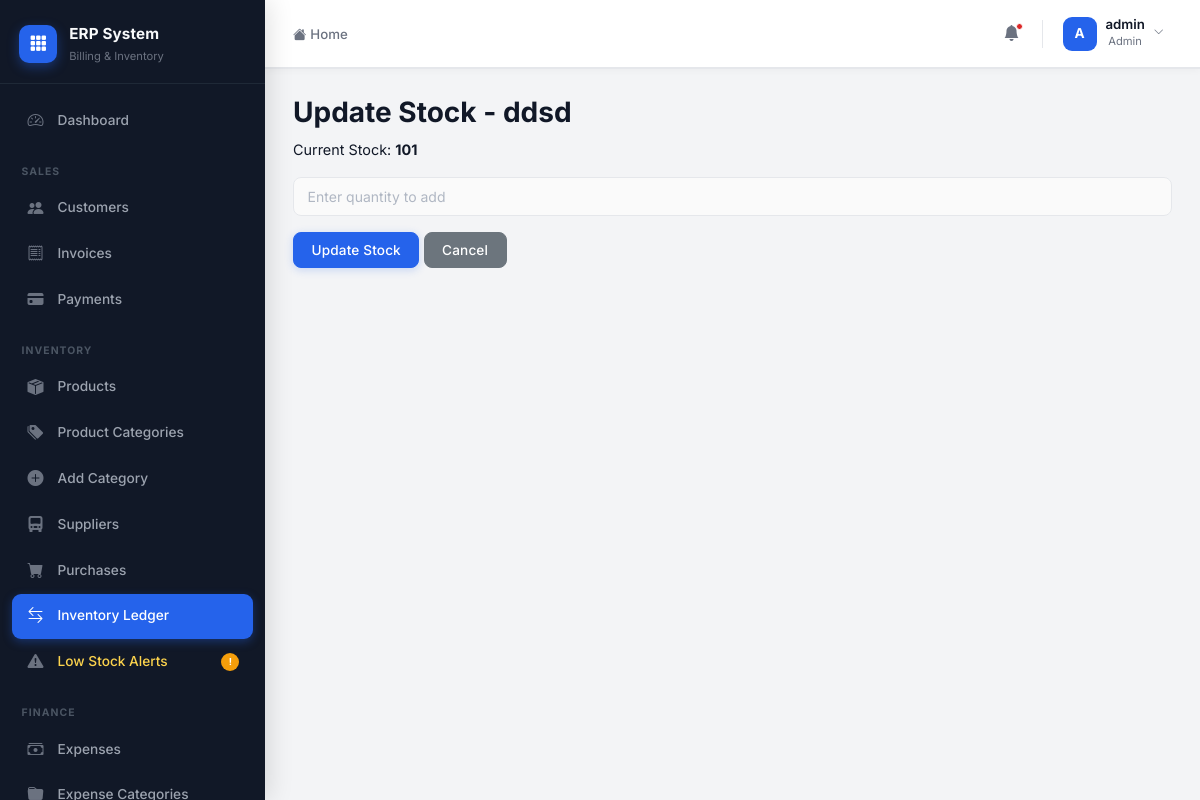
Screenshot of /products/stock/1/ (signed in) with the database file from the repository.
### accounts/models.py (models this page shows)
class CustomUser(AbstractUser):
    ROLE_CHOICES = (
        ('admin', 'Admin'),
        ('staff', 'Staff'),
        ('accountant', 'Accountant'),
    )
    role = models.CharField(max_length=20, choices=ROLE_CHOICES, default='staff')
    phone = models.CharField(max_length=15, blank=True, null=True)

### products/models.py (models this page shows, shortened)
class Product(models.Model):
    name = models.CharField(max_length=255)
    sku = models.CharField(max_length=50, unique=True)
    category = models.ForeignKey(Category, on_delete=models.SET_NULL, null=True)
    purchase_price = models.DecimalField(max_digits=10, decimal_places=2)
    selling_price = models.DecimalField(max_digits=10, decimal_places=2)
    stock = models.IntegerField(default=0)
    low_stock_threshold = models.IntegerField(default=5)
    created_at = models.DateTimeField(auto_now_add=True)

### products/views.py (the view)
# urls.py: path('stock/<int:pk>/', update_stock, name='update_stock'),
@login_required
@admin_required
def update_stock(request, pk):
    product = get_object_or_404(Product, pk=pk)
    if request.method == 'POST':
        quantity = int(request.POST.get('quantity'))
        product.stock += quantity  # add stock
        product.save()
        return redirect('product_list')
    return render(request, 'products/update_stock.html', {'product': product})

### templates/products/update_stock.html (shortened to what this page needs)
{% extends 'layouts/admin_base.html' %}
{% block admin_content %}
<h3>Update Stock - {{ product.name }}</h3>
<p>Current Stock: <strong>{{ product.stock }}</strong></p>
<form method="POST">
    <input type="number" name="quantity" class="form-control mb-3"
           placeholder="Enter quantity to add" required>
    <button type="submit" class="btn btn-primary">
        Update Stock
    </button>
    <a href="{% url 'product_list' %}" class="btn btn-secondary">
        Cancel
    </a>
</form>
{% endblock %}

### templates/layouts/admin_base.html (shortened to what this page needs)
{% extends 'base.html' %}
{% block content %}
<div class="erp-shell">
    <aside class="erp-sidebar" id="erpSidebar">
        <div class="sidebar-logo">
            <div class="logo-icon">
                <i class="bi bi-grid-3x3-gap-fill"></i>
            </div>
            <div class="logo-text">
                <span class="logo-name">ERP System</span>
                <span class="logo-sub">Billing & Inventory</span>
            </div>
        </div>
        <nav class="sidebar-nav" id="sidebarNav">
            <a href="{% url 'admin_dashboard' %}"
               class="nav-item {% if request.resolver_match.url_name == 'admin_dashboard' %}active{% endif %}">
                <span class="nav-icon"><i class="bi bi-speedometer2"></i></span>
                <span class="nav-label">Dashboard</span>
            </a>
            <div class="nav-section-label">Sales</div>
            <a href="{% url 'customer_list' %}"
               class="nav-item {% if 'customer' in request.resolver_match.url_name %}active{% endif %}">
                <span class="nav-icon"><i class="bi bi-people-fill"></i></span>
                <span class="nav-label">Customers</span>
            </a>
            <a href="{% url 'invoice_list' %}"
               class="nav-item {% if 'invoice' in request.resolver_match.url_name %}active{% endif %}">
                <span class="nav-icon"><i class="bi bi-receipt"></i></span>
                <span class="nav-label">Invoices</span>
            </a>
            {% if request.user.role == 'admin' or request.user.role == 'accountant' %}
            <a href="{% url 'payment_list' %}"
               class="nav-item {% if 'payment' in request.resolver_match.url_name %}active{% endif %}">
                <span class="nav-icon"><i class="bi bi-credit-card-fill"></i></span>
                <span class="nav-label">Payments</span>
            </a>
            {% endif %}
            <div class="nav-section-label">Inventory</div>
            <a href="{% url 'product_list' %}"
               class="nav-item {% if request.resolver_match.url_name == 'product_list' %}active{% endif %}">
                <span class="nav-icon"><i class="bi bi-box-seam-fill"></i></span>
                <span class="nav-label">Products</span>
            </a>
            {% if request.user.role == 'admin' %}
            <a href="{% url 'category_list' %}"
               class="nav-item {% if 'category' in request.resolver_match.url_name %}active{% endif %}">
                <span class="nav-icon"><i class="bi bi-tags-fill"></i></span>
                <span class="nav-label">Product Categories</span>
            </a>
            <a href="{% url 'add_category' %}"
               class="nav-item {% if request.resolver_match.url_name == 'add_category' %}active{% endif %}">
                <span class="nav-icon"><i class="bi bi-plus-circle-fill"></i></span>
                <span class="nav-label">Add Category</span>
            </a>
            <a href="{% url 'supplier_list' %}"
               class="nav-item {% if 'supplier' in request.resolver_match.url_name %}active{% endif %}">
                <span class="nav-icon"><i class="bi bi-truck-front-fill"></i></span>
                <span class="nav-label">Suppliers</span>
            </a>
            <a href="{% url 'purchase_list' %}"
               class="nav-item {% if 'purchase' in request.resolver_match.url_name %}active{% endif %}">
                <span class="nav-icon"><i class="bi bi-cart-fill"></i></span>
                <span class="nav-label">Purchases</span>
            </a>
            {% endif %}
            <a href="{% url 'stock_movement_list' %}"
               class="nav-item {% if 'stock' in request.resolver_match.url_name %}active{% endif %}">
                <span class="nav-icon"><i class="bi bi-arrow-left-right"></i></span>
                <span class="nav-label">Inventory Ledger</span>
            </a>
            <a href="{% url 'product_list' %}" class="nav-item nav-warning">
                <span class="nav-icon"><i class="bi bi-exclamation-triangle-fill"></i></span>
                <span class="nav-label">Low Stock Alerts</span>
                <span class="nav-badge">!</span>
            </a>
            {% if request.user.role == 'admin' or request.user.role == 'accountant' %}
            <div class="nav-section-label">Finance</div>
            <a href="{% url 'expense_list' %}"
               class="nav-item {% if 'expense' in request.resolver_match.url_name %}active{% endif %}">
                <span class="nav-icon"><i class="bi bi-cash-stack"></i></span>
                <span class="nav-label">Expenses</span>
            </a>
            <a href="{% url 'expense_category_list' %}"
               class="nav-item {% if 'expense_category' in request.resolver_match.url_name %}active{% endif %}">
                <span class="nav-icon"><i class="bi bi-folder-fill"></i></span>
                <span class="nav-label">Expense Categories</span>
            </a>
            {% endif %}
        </nav>
    </aside>
    <div class="erp-main">
        <header class="erp-topbar">
            <div class="topbar-left">
                <nav aria-label="breadcrumb">
                    <ol class="breadcrumb mb-0">
                        <li class="breadcrumb-item">
                            <a href="{% url 'admin_dashboard' %}">
                                <i class="bi bi-house-fill me-1"></i>Home
                            </a>
                        </li>
                    </ol>
                </nav>
            </div>
            <div class="topbar-right">
                <button class="topbar-icon-btn" title="Notifications">
                    <i class="bi bi-bell-fill"></i>
                    <span class="notif-dot"></span>
                </button>
                <div class="dropdown">
                    <button class="topbar-user-btn dropdown-toggle" data-bs-toggle="dropdown" aria-expanded="false">
                        <div class="topbar-avatar">
                            {{ request.user.username|slice:":1"|upper }}
                        </div>
                        <div class="topbar-user-info d-none d-sm-block">
                            <div class="topbar-username">{{ request.user.username }}</div>
                            <div class="topbar-userrole">{{ request.user.role|title }}</div>
                        </div>
                        <i class="bi bi-chevron-down topbar-chevron d-none d-sm-block"></i>
                    </button>
                </div>
            </div>
        </header>
        <main class="erp-page-content page-content">
            {% block admin_content %}{% endblock %}
        </main>
    </div>
</div>
{% endblock %}

### templates/base.html (style rules this page uses)
:root { --primary: #2563EB; --primary-hover: #1D4ED8; --primary-light: #EFF6FF; --sidebar-bg: #111827; --sidebar-hover: #1F2937; --sidebar-active: #1F2937; --success: #16A34A; --danger: #DC2626; --warning: #F59E0B; --bg: #F3F4F6; --card-bg: #FFFFFF; --text-primary: #111827; --text-secondary: #6B7280; --border: #E5E7EB; --shadow-card: 0 4px 20px rgba(0,0,0,0.05); --shadow-sidebar: 4px 0 24px rgba(0,0,0,0.12); --radius-sm: 8px; --radius-md: 12px; --radius-lg: 16px; --topbar-h: 68px; --sidebar-w: 265px; --transition: all 0.22s cubic-bezier(0.4,0,0.2,1); }
*, *::before, *::after { box-sizing: border-box; }
body { font-family: 'Inter', sans-serif; background: var(--bg); color: var(--text-primary); font-size: 0.9rem; line-height: 1.6; -webkit-font-smoothing: antialiased; }
h1,h2,h3,h4,h5,h6 { font-weight: 700; color: var(--text-primary); }
a { text-decoration: none; }
.page-content { animation: fadeInUp 0.35s ease forwards; }
.btn { font-family: 'Inter', sans-serif; font-weight: 500; font-size: 0.85rem; border-radius: var(--radius-sm); padding: 0.45rem 1.1rem; transition: var(--transition); display: inline-flex; align-items: center; gap: 0.4rem; letter-spacing: 0.01em; }
.btn-primary { background: var(--primary); border-color: var(--primary); color: #fff; box-shadow: 0 2px 8px rgba(37,99,235,0.22); }
.form-control, .form-select { font-family: 'Inter', sans-serif; font-size: 0.875rem; border: 1.5px solid var(--border); border-radius: var(--radius-sm); padding: 0.5rem 0.85rem; color: var(--text-primary); background: #FAFAFA; transition: var(--transition); }
.form-control::placeholder { color: #B0B7C3; }
.erp-topbar { height: var(--topbar-h); background: var(--card-bg); border-bottom: 1px solid var(--border); display: flex; align-items: center; justify-content: space-between; padding: 0 1.75rem; position: sticky; top: 0; z-index: 100; box-shadow: 0 1px 0 var(--border), 0 2px 8px rgba(0,0,0,0.04); }

### rows the page displays
CustomUser: user.username "A", user.username "admin", user.role "Admin"
Product: name "ddsd", stock "101"
